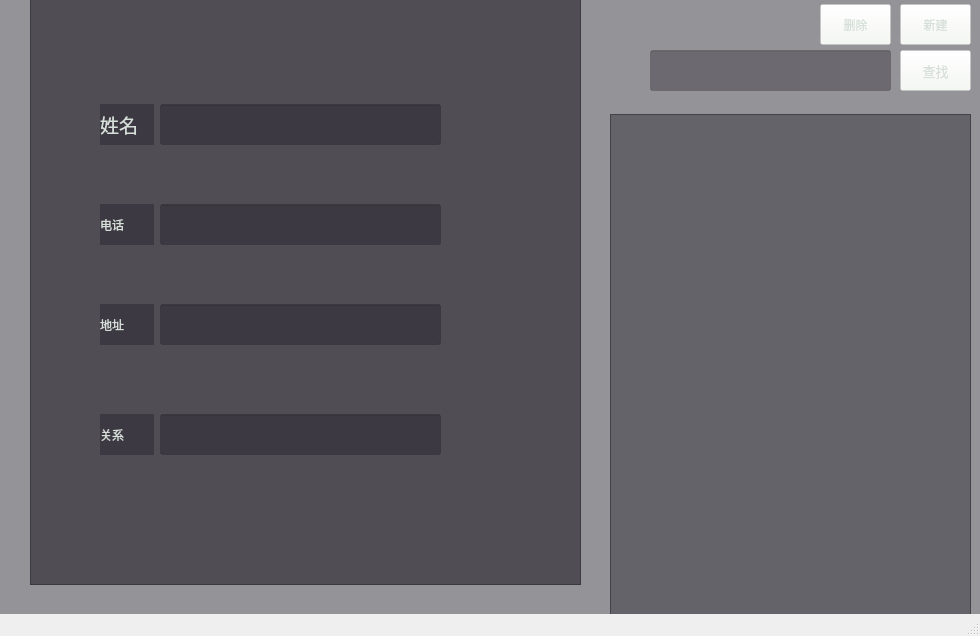
<?xml version="1.0" encoding="UTF-8"?>
<ui version="4.0">
 <class>MainWindow</class>
 <widget class="QMainWindow" name="MainWindow">
  <property name="geometry">
   <rect>
    <x>0</x>
    <y>0</y>
    <width>980</width>
    <height>636</height>
   </rect>
  </property>
  <property name="windowTitle">
   <string>通讯录系统</string>
  </property>
  <property name="autoFillBackground">
   <bool>false</bool>
  </property>
  <property name="styleSheet">
   <string notr="true">#MainWindow{
	border-image: url(:/images/flowers.png);
}</string>
  </property>
  <widget class="QWidget" name="centralwidget">
   <widget class="QWidget" name="widget" native="true">
    <property name="geometry">
     <rect>
      <x>610</x>
      <y>40</y>
      <width>361</width>
      <height>61</height>
     </rect>
    </property>
    <property name="autoFillBackground">
     <bool>false</bool>
    </property>
    <widget class="QPushButton" name="pushButton">
     <property name="geometry">
      <rect>
       <x>290</x>
       <y>10</y>
       <width>71</width>
       <height>41</height>
      </rect>
     </property>
     <property name="font">
      <font>
       <family>Arial Black</family>
       <pointsize>10</pointsize>
       <weight>10</weight>
       <italic>false</italic>
       <bold>false</bold>
      </font>
     </property>
     <property name="autoFillBackground">
      <bool>false</bool>
     </property>
     <property name="styleSheet">
      <string notr="true">#pushButton
{
	background:rgba(246, 249, 245,0.15);
	font: 87 10pt &quot;Arial Black&quot;;
	color:  rgb(215, 223, 218);
}
</string>
     </property>
     <property name="text">
      <string>查找</string>
     </property>
    </widget>
    <widget class="QWidget" name="widget_2" native="true">
     <property name="geometry">
      <rect>
       <x>0</x>
       <y>10</y>
       <width>41</width>
       <height>41</height>
      </rect>
     </property>
     <property name="styleSheet">
      <string notr="true">border-image: url(:/images/search.png);</string>
     </property>
    </widget>
    <widget class="QLineEdit" name="lineEdit">
     <property name="geometry">
      <rect>
       <x>40</x>
       <y>10</y>
       <width>241</width>
       <height>41</height>
      </rect>
     </property>
     <property name="font">
      <font>
       <pointsize>20</pointsize>
      </font>
     </property>
     <property name="styleSheet">
      <string notr="true">#lineEdit
{
	background:rgba(12,10,20,0.3);
	color: rgb(215, 223, 218);
}</string>
     </property>
    </widget>
   </widget>
   <widget class="QWidget" name="widget_3" native="true">
    <property name="geometry">
     <rect>
      <x>0</x>
      <y>-6</y>
      <width>981</width>
      <height>621</height>
     </rect>
    </property>
    <property name="styleSheet">
     <string notr="true">#widget_3
{
	background:rgba(12,10,20,0.4);
}</string>
    </property>
    <widget class="QListWidget" name="listWidget">
     <property name="geometry">
      <rect>
       <x>30</x>
       <y>0</y>
       <width>551</width>
       <height>591</height>
      </rect>
     </property>
     <property name="autoFillBackground">
      <bool>true</bool>
     </property>
     <property name="styleSheet">
      <string notr="true">#listWidget
{
	background:rgba(12,10,20,0.3);
}</string>
     </property>
     <property name="inputMethodHints">
      <set>Qt::ImhNone</set>
     </property>
    </widget>
    <widget class="QPushButton" name="pushButton_2">
     <property name="geometry">
      <rect>
       <x>900</x>
       <y>10</y>
       <width>71</width>
       <height>41</height>
      </rect>
     </property>
     <property name="styleSheet">
      <string notr="true">#pushButton_2
{
	background:rgba(246, 249, 245,0.15);
	font: 87 10pt &quot;Arial Black&quot;;
	color:  rgb(215, 223, 218);
}
</string>
     </property>
     <property name="text">
      <string>新建</string>
     </property>
    </widget>
    <widget class="QPushButton" name="pushButton_3">
     <property name="geometry">
      <rect>
       <x>820</x>
       <y>10</y>
       <width>71</width>
       <height>41</height>
      </rect>
     </property>
     <property name="styleSheet">
      <string notr="true">#pushButton_3
{
	background:rgba(246, 249, 245,0.15);
	font: 87 10pt &quot;Arial Black&quot;;
	color:  rgb(215, 223, 218);
}
</string>
     </property>
     <property name="text">
      <string>删除</string>
     </property>
    </widget>
    <widget class="QLabel" name="label">
     <property name="geometry">
      <rect>
       <x>100</x>
       <y>110</y>
       <width>54</width>
       <height>41</height>
      </rect>
     </property>
     <property name="font">
      <font>
       <family>Arial Black</family>
       <pointsize>14</pointsize>
       <weight>10</weight>
       <italic>false</italic>
       <bold>false</bold>
      </font>
     </property>
     <property name="styleSheet">
      <string notr="true">#label
{
	background:rgba(12,10,20,0.3);
	font: 87 14pt &quot;Arial Black&quot;;
	color:  rgb(215, 223, 218);
}
</string>
     </property>
     <property name="text">
      <string>姓名</string>
     </property>
    </widget>
    <widget class="QLabel" name="label_2">
     <property name="geometry">
      <rect>
       <x>100</x>
       <y>210</y>
       <width>54</width>
       <height>41</height>
      </rect>
     </property>
     <property name="styleSheet">
      <string notr="true">#label_2
{
	background:rgba(12,10,20,0.3);
	font: 87 14pt &quot;Arial Black&quot;;
	color:  rgb(215, 223, 218);
}
</string>
     </property>
     <property name="text">
      <string>电话</string>
     </property>
    </widget>
    <widget class="QListView" name="listView">
     <property name="geometry">
      <rect>
       <x>610</x>
       <y>120</y>
       <width>361</width>
       <height>511</height>
      </rect>
     </property>
     <property name="font">
      <font>
       <pointsize>20</pointsize>
       <weight>75</weight>
       <bold>true</bold>
      </font>
     </property>
     <property name="styleSheet">
      <string notr="true">#listView
{
color: rgb(215, 223, 218);
	background:rgba(12,10,20,0.35);
}</string>
     </property>
     <property name="verticalScrollBarPolicy">
      <enum>Qt::ScrollBarAsNeeded</enum>
     </property>
     <property name="autoScrollMargin">
      <number>16</number>
     </property>
    </widget>
    <widget class="QLineEdit" name="lineEdit_2">
     <property name="geometry">
      <rect>
       <x>160</x>
       <y>110</y>
       <width>281</width>
       <height>41</height>
      </rect>
     </property>
     <property name="font">
      <font>
       <pointsize>16</pointsize>
      </font>
     </property>
     <property name="styleSheet">
      <string notr="true">#lineEdit_2
{
	background:rgba(12,10,20,0.3);
	color: rgb(215, 223, 218);
}</string>
     </property>
    </widget>
    <widget class="QLineEdit" name="lineEdit_3">
     <property name="geometry">
      <rect>
       <x>160</x>
       <y>210</y>
       <width>281</width>
       <height>41</height>
      </rect>
     </property>
     <property name="font">
      <font>
       <pointsize>16</pointsize>
      </font>
     </property>
     <property name="styleSheet">
      <string notr="true">#lineEdit_3
{
	background:rgba(12,10,20,0.3);
	color: rgb(215, 223, 218);
}</string>
     </property>
    </widget>
    <widget class="QLineEdit" name="lineEdit_4">
     <property name="geometry">
      <rect>
       <x>160</x>
       <y>310</y>
       <width>281</width>
       <height>41</height>
      </rect>
     </property>
     <property name="font">
      <font>
       <pointsize>16</pointsize>
      </font>
     </property>
     <property name="styleSheet">
      <string notr="true">#lineEdit_4
{
	background:rgba(12,10,20,0.3);
	color: rgb(215, 223, 218);
}</string>
     </property>
    </widget>
    <widget class="QLineEdit" name="lineEdit_6">
     <property name="geometry">
      <rect>
       <x>160</x>
       <y>420</y>
       <width>281</width>
       <height>41</height>
      </rect>
     </property>
     <property name="font">
      <font>
       <pointsize>16</pointsize>
      </font>
     </property>
     <property name="styleSheet">
      <string notr="true">#lineEdit_6
{
	background:rgba(12,10,20,0.3);
	color: rgb(215, 223, 218);
}</string>
     </property>
    </widget>
    <widget class="QLabel" name="label_3">
     <property name="geometry">
      <rect>
       <x>100</x>
       <y>310</y>
       <width>54</width>
       <height>41</height>
      </rect>
     </property>
     <property name="styleSheet">
      <string notr="true">#label_3
{
	background:rgba(12,10,20,0.3);
	font: 87 14pt &quot;Arial Black&quot;;
	color:  rgb(215, 223, 218);
}
</string>
     </property>
     <property name="text">
      <string>地址</string>
     </property>
    </widget>
    <widget class="QLabel" name="label_4">
     <property name="geometry">
      <rect>
       <x>100</x>
       <y>420</y>
       <width>54</width>
       <height>41</height>
      </rect>
     </property>
     <property name="styleSheet">
      <string notr="true">#label_4
{
	background:rgba(12,10,20,0.3);
	font: 87 14pt &quot;Arial Black&quot;;
	color:  rgb(215, 223, 218);
}
</string>
     </property>
     <property name="text">
      <string>关系</string>
     </property>
    </widget>
    <zorder>pushButton_2</zorder>
    <zorder>listWidget</zorder>
    <zorder>pushButton_3</zorder>
    <zorder>label</zorder>
    <zorder>label_2</zorder>
    <zorder>listView</zorder>
    <zorder>lineEdit_2</zorder>
    <zorder>lineEdit_3</zorder>
    <zorder>lineEdit_4</zorder>
    <zorder>lineEdit_6</zorder>
    <zorder>label_3</zorder>
    <zorder>label_4</zorder>
   </widget>
   <zorder>widget_3</zorder>
   <zorder>widget</zorder>
  </widget>
  <widget class="QStatusBar" name="statusbar"/>
 </widget>
 <resources/>
 <connections/>
</ui>
